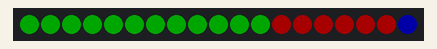
This sketch was run on a simulated Arduino Uno, built with avr-gcc and run on an emulated ATmega328P. Parts: 19 RGB LEDs in strip order, left to right. Dim RGB values are drawn brighter than linear; colours are those a GRB WS2812 strip shows for the declared byte order; random numbers use the default seed unless the sketch sets one.

Above: at 2.01 s.
At 2.86 s:
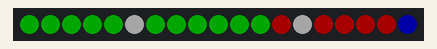
At 3.26 s:
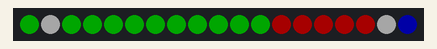
At 3.67 s:
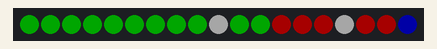

The sketch:

Hex.ino
```cpp
#include "FastSPI_LED2.h"

///////////////////////////////////////////////////////////////////////////////////////////
//
// Testing the LEDs on the Lumino ATMega328 robot,
// Sets Red, Green, Blue, White in turn
// 20 LEDs arranged clockwise around the Lumino as:
//    1 at left rear (0)
//    8 on left side (1 to 8 - rear to front)
//    1 on left front (9)
//    1 on right front (10)
//    8 on right side (11 to 18 - front to rear)
//    1 on right rear (19)
//
///////////////////////////////////////////////////////////////////////////////////////////


// How many leds are in the strip?
#define NUM_LEDS 19

// Data pin that led data will be written out over (11 for rev 0.2, 13 for 0.3 onwards)
#define DATA_PIN 13

// This is an array of leds.  One item for each led in your strip.
CRGB leds[NUM_LEDS];

#define WAIT 100
#define MAXBRIGHT 40


// This function sets up the ledsand tells the controller about them
void setup()
{
  // sanity check delay - allows reprogramming if accidently blowing power w/leds
  delay(2000);

  FastLED.addLeds<WS2812B, DATA_PIN, RGB>(leds, NUM_LEDS);
  allOff();
  int colour = int(random(0, MAXBRIGHT));
  setRing1(CRGB(MAXBRIGHT,0,0));
  setRing2(CRGB(0,MAXBRIGHT,0));
  setRing3(CRGB(0,0,MAXBRIGHT));
  FastLED.show();
  delay(WAIT);
  leds[0]=CRGB(MAXBRIGHT,MAXBRIGHT,MAXBRIGHT);
  leds[12]=CRGB(MAXBRIGHT,MAXBRIGHT,MAXBRIGHT);
  FastLED.show();
}

// This function runs over and over, and is where you do the magic to light
// your leds.
void loop()
{
  delay(WAIT);
  rotateRing1CCW();
  rotateRing2CW();
  FastLED.show();
}

void allOff()
{
  for (int i=0; i<NUM_LEDS; i++)
    leds[i] = 0;
  FastLED.show();
}

void rotateRing1CCW()
{
  // Ring 1 is LEDs 0..11
  CRGB led0 = leds[0];
  for (int i=0; i<11; i++)
    leds[i] = leds[i+1];
  leds[11] = led0;
}

void rotateRing1CW()
{
  // Ring 1 is LEDs 0..11
  CRGB led11 = leds[11];
  for (int i=11; i>0; i--)
    leds[i] = leds[i-1];
  leds[0] = led11;
}

void rotateRing2CCW()
{
  // Ring 2 is LEDs 12..17
  CRGB led12 = leds[12];
  for (int i=12; i<17; i++)
    leds[i] = leds[i+1];
  leds[17] = led12;
}

void rotateRing2CW()
{
  // Ring 2 is LEDs 12..17
  CRGB led17 = leds[17];
  for (int i=17; i>12; i--)
    leds[i] = leds[i-1];
  leds[12] = led17;
}

void setRing1(CRGB colour)
{
  // Ring 1 is LEDs 0..11
  for(int i=0; i<12; i++)
    leds[i] = colour;
}

void setRing2(CRGB colour)
{
  // Ring 2 is LEDs 12..17
  for(int i=12; i<18; i++)
    leds[i] = colour;
}

void setRing3(CRGB colour)
{
  // Ring 3 is LED 18
  leds[18] = colour;
}

void setAll(int red, int green, int blue)
{
  for (int i=0; i<NUM_LEDS; i++)
  {
    leds[i].g = red;
    leds[i].r = green;
    leds[i].b = blue;
  }
  FastLED.show();
}


void pulse(int del, int maxBright, int red, int green, int blue)
{
  for (int i = 0; i<maxBright; i++)
  {
    for (int j=0; j<NUM_LEDS; j++)
    {
      leds[j].g = (i*red) >> 8;
      leds[j].r = (i*green) >> 8;
      leds[j].b = (i*blue) >> 8;
    }
    FastLED.show();
    delay(del);
  }
  for (int i = maxBright; i>=0; i--)
  {
    for (int j=0; j<NUM_LEDS; j++)
    {
      leds[j].g = (i*red) >> 8;
      leds[j].r = (i*green) >> 8;
      leds[j].b = (i*blue) >> 8;
    }
    FastLED.show();
    delay(del);
  }
}

void flicker()
{
   int i;
   // Move a single white led
   for(i = 0; i < NUM_LEDS; i++)
   {
      // Turn our current led on to white, then show the leds
      leds[i] = CRGB::Red;

      // Show the leds (only one of which is set to white, from above)
      FastLED.show();

      // Wait a little bit
      delay(100);

      // Turn our current led back to black for the next loop around
      leds[i] = CRGB::Green;
      if(i>0)
        leds[i-1] = CRGB::Black;
   }
   for(--i; i>=0; i--)
   {
     leds[i] = CRGB::Blue;
     FastLED.show();
     delay(100);
     leds[i] = CRGB::Green;
     if(i<NUM_LEDS-1)
       leds[i+1] = CRGB::Black;
   }

}
```

Measured:
- by itself, everything shown: repeats every 1.2 s, in 12 steps
